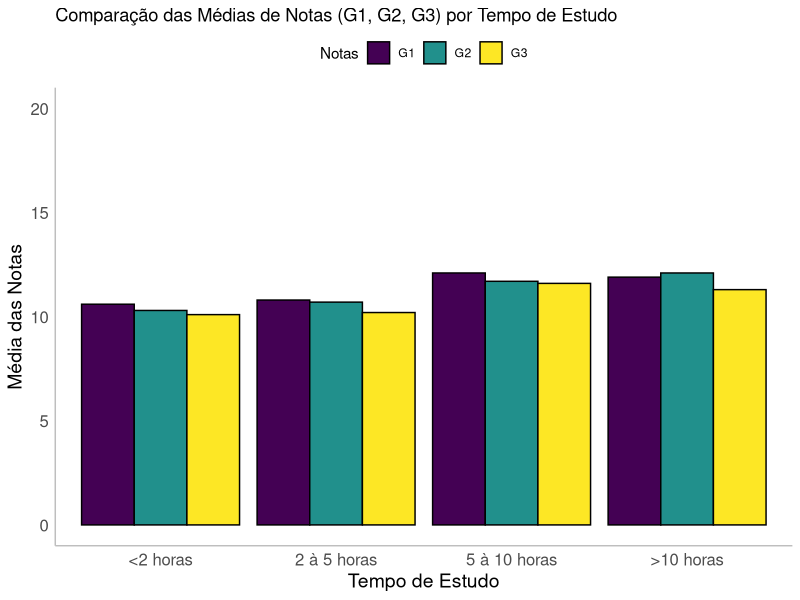
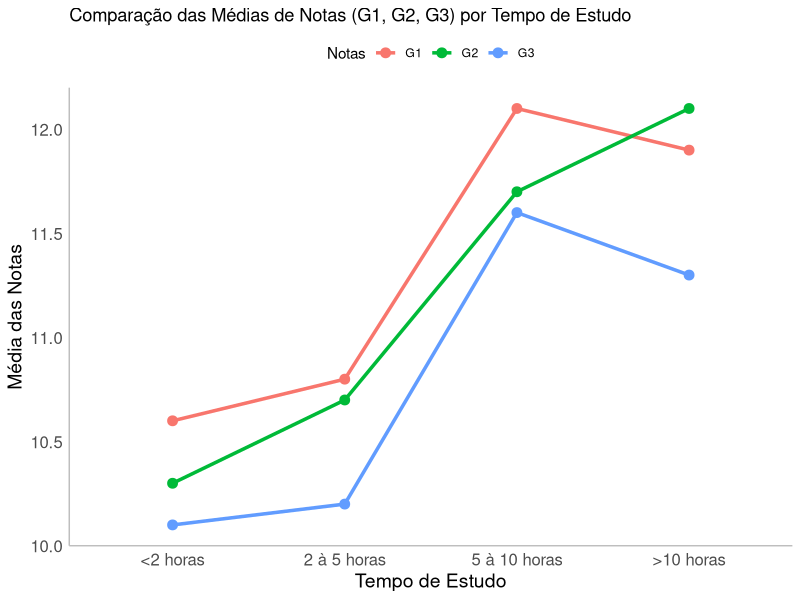
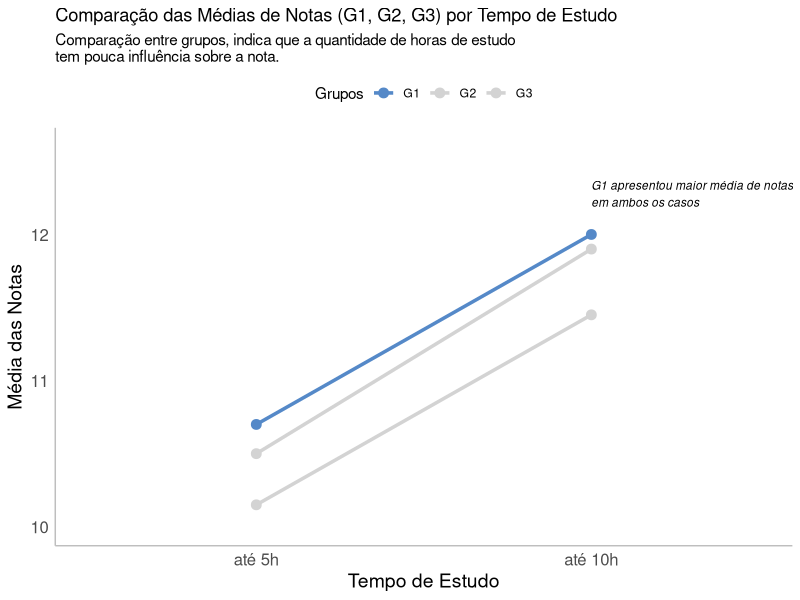

R code for these plots, in order:
# Instalar pacotes necessários
library(ggplot2)
library(viridis)
library(dplyr)

# Criar o dataset
data <- data.frame(
  studytime = c("<2 horas", "2 à 5 horas", "5 à 10 horas", ">10 horas"),
  G1 = c(10.6, 10.8, 12.1, 11.9),
  G2 = c(10.3, 10.7, 11.7, 12.1),
  G3 = c(10.1, 10.2, 11.6, 11.3)
)

# Transformar para formato longo
library(reshape2)
data_long <- melt(data, id.vars = "studytime", variable.name = "Notas", value.name = "Media")

# Ordenar os níveis de studytime
data_long$studytime <- factor(
  data_long$studytime,
  levels = c("<2 horas", "2 à 5 horas", "5 à 10 horas", ">10 horas")
)

# Criar o gráfico
ggplot(data_long, aes(x = studytime, y = Media, fill = Notas)) +
  geom_bar(stat = "identity", position = "dodge", color = "black") +
  scale_fill_viridis_d(option = "D") + # Aplica a paleta viridis
  labs(
    title = "Comparação das Médias de Notas (G1, G2, G3) por Tempo de Estudo",
    x = "Tempo de Estudo",
    y = "Média das Notas",
    fill = "Notas"
  ) +
  ylim(0, 20) + # Define os limites do eixo Y
  theme_minimal() +
  theme(
    panel.grid = element_blank(),                 # Remove todas as linhas de grade
    axis.line = element_line(color = "gray"),    # Adiciona linha nos eixos X e Y
    legend.position = "top",                      # Coloca a legenda no topo do gráfico
    axis.title = element_text(size = 14),         # Aumenta o tamanho da fonte dos títulos dos eixos
    axis.text = element_text(size = 12)           # Aumenta o tamanho da fonte dos rótulos dos eixos
  )


#linear chart
ggplot(data_long, aes(x = studytime, y = Media, color = Notas, group = Notas)) +
  geom_line(size = 1.2) +  # Adiciona as linhas
  geom_point(size = 3) +  # Adiciona os pontos para destacar os valores
  scale_fill_viridis_d(option = "D") + # Aplica a paleta viridis
  labs(
    title = "Comparação das Médias de Notas (G1, G2, G3) por Tempo de Estudo",
    x = "Tempo de Estudo",
    y = "Média das Notas",
    fill = "Notas"
  ) +
  #ylim(0, 20) + # Define os limites do eixo Y
  theme_minimal() +
  theme(
    panel.grid = element_blank(),                 # Remove todas as linhas de grade
    axis.line = element_line(color = "gray"),    # Adiciona linha nos eixos X e Y
    legend.position = "top",                      # Coloca a legenda no topo do gráfico
    axis.title = element_text(size = 14),         # Aumenta o tamanho da fonte dos títulos dos eixos
    axis.text = element_text(size = 12)           # Aumenta o tamanho da fonte dos rótulos dos eixos
  )



###########################################
aux1 <- data_long %>% 
  filter(studytime %in% c("<2 horas", "2 à 5 horas")) %>% 
  group_by(Notas) %>% 
  summarise(Media = mean(Media)) %>% 
  mutate(studytime = "até 5h")


aux2 <- data_long %>% 
  filter(studytime %in% c("5 à 10 horas", ">10 horas")) %>% 
  group_by(Notas) %>% 
  summarise(Media = mean(Media)) %>% 
  mutate(studytime = "até 10h")

aux <- rbind(aux1,aux2)


# Ordenar os níveis de studytime
aux$studytime <- factor(
  aux$studytime,
  levels = c("até 5h", "até 10h")
)

#linear chart
ggplot(aux, aes(x = studytime, y = Media, color = Notas, group = Notas)) +
  geom_line(size = 1.2) +  # Adiciona as linhas
  geom_point(size = 3) +  # Adiciona os pontos para destacar os valores
  scale_fill_viridis_d(option = "D") + # Aplica a paleta viridis
  labs(
    title = "Comparação das Médias de Notas (G1, G2, G3) por Tempo de Estudo",
    subtitle = "Comparação entre grupos, indica que a quantidade de horas de estudo\ntem pouca influência sobre a nota.",
    x = "Tempo de Estudo",
    y = "Média das Notas",
    fill = "Notas"
  ) +
  scale_color_manual(values = c("G1" = "#5589c8", "G2"="lightgray", "G3"="lightgray"), name = "Grupos") +
  scale_alpha_manual(values = c("G1" = 1, "G2"=0.5, "G3"=0.5), name = "Grupos") +
  annotate("text", x = "até 10h", y = 12.6, 
           label = "G1 apresentou maior média de notas\nem ambos os casos", 
           hjust = 0, vjust = 2.3, 
           color = "black", size = 3, 
           fontface = "italic") + # Anotação com caixa próxima a 2020
  ylim(10, 12.6) + # Define os limites do eixo Y
  theme_minimal() +
  theme(
    panel.grid = element_blank(),                 # Remove todas as linhas de grade
    axis.line = element_line(color = "gray"),    # Adiciona linha nos eixos X e Y
    legend.position = "top",                      # Coloca a legenda no topo do gráfico
    axis.title = element_text(size = 14),         # Aumenta o tamanho da fonte dos títulos dos eixos
    axis.text = element_text(size = 12)           # Aumenta o tamanho da fonte dos rótulos dos eixos
  )

